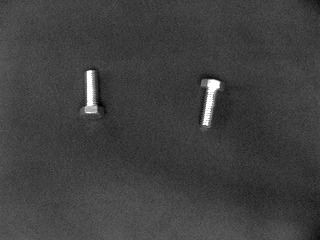
#> input picture img/img1.jpg, 320 x 240 px, found by its file name; its folder holds only this picture in this run
$ python Practica1.py
#> lines starting #> are read from the running program, lines starting #| are printed output that depends on the picture; after the words box and inside, x2 and y2 are one past the last pixel; in counts of white or black regions, pixels touching at a corner belong together
import cv2
import matplotlib.pyplot as plt
import numpy as np
from scipy.ndimage import label
from sklearn.neighbors import KNeighborsClassifier
from sklearn.naive_bayes import MultinomialNB
from scipy.spatial import distance
import os
def loadImage(numero):
    __path__ = 'C:\\Users\\User\\Desktop\\VA\\Vision-Artificial\\Parcial2\\img'
    img_path = f"{__path__}\\img{numero}.jpg"

    if cv2.imread(img_path) is not None:
        img = cv2.imread(img_path)
        return img
    else:
        print(f"La imagen {numero}.jpg no existe en la carpeta especificada.")
        return None

def binarize(img_array, umbral=128):
    _, img_binaria = cv2.threshold(img_array, umbral, 255, cv2.THRESH_BINARY)
    return img_binaria

def cleanImage(img_binaria):
    # Morphological opening Erod->Dilate
    kernel_e = np.ones((2, 2), np.uint8)
    kernel_di = np.ones((5, 5), np.uint8)
    erode_img = cv2.erode(img_binaria, kernel_e, iterations=1)
    clean_img = cv2.dilate(erode_img, kernel_di, iterations=1)
    return clean_img

def countObjects(matriz_binaria):
    # Etiqueta las regiones conectadas
    labeled_array, num_features = label(matriz_binaria)
    return labeled_array, num_features

def calculateAPC(clean_image):
    contours, _ = cv2.findContours(
        clean_image, cv2.RETR_EXTERNAL, cv2.CHAIN_APPROX_SIMPLE)
    object_areas = []
    object_perimeters = []
    object_centroids = []

    for contour in contours:
        area = cv2.contourArea(contour)
        object_areas.append(round(area, 2))

        perimeter = cv2.arcLength(contour, closed=True)
        object_perimeters.append(round(perimeter, 2))

        M = cv2.moments(contour)
        if M['m00'] != 0:
            cX = int(M['m10'] / M['m00'])
            cY = int(M['m01'] / M['m00'])
            object_centroids.append((cX, cY))

    return object_areas, object_perimeters, object_centroids

def extract_features(contours, centroids):
    features = []
    for i in range(len(contours)):
        contour = contours[i]
        area = cv2.contourArea(contour)
        perimeter = cv2.arcLength(contour, closed=True)
        centroid = centroids[i]
        features.append([area, perimeter, centroid[0], centroid[1]])
    return features

def train_max_probability_classifier(features, labels):
    max_probability_classifier = MultinomialNB()
    max_probability_classifier.fit(features, labels)
    return max_probability_classifier

def train_euclidean_classifier(features, labels):
    def euclidean_classifier(x, y):
        # Asigna la etiqueta del objeto según su posición en la lista de características
        return labels[features.index(x)]

    return euclidean_classifier, features

def mahalanobis_classifier(features, labels):
    class_means = {}
    class_covariance = {}

    # Calcular la media y covarianza de cada clase
    for label in set(labels):
        class_features = [features[i]
                          for i in range(len(features)) if labels[i] == label]
        class_means[label] = np.mean(class_features, axis=0)

        # Calcular la matriz de covarianza con regularización
        cov = np.cov(class_features, rowvar=False)
        reg_cov = cov + np.identity(cov.shape[0]) * 1e-6
        class_covariance[label] = reg_cov

    def mahalanobis_distance(x, mean, cov):
        x_minus_mean = x - mean
        cov_inv = np.linalg.inv(cov)
        return np.sqrt(np.dot(np.dot(x_minus_mean, cov_inv), x_minus_mean))

    def predict(sample):
        distances = {}
        for label, mean in class_means.items():
            distances[label] = mahalanobis_distance(
                sample, mean, class_covariance[label])
        return min(distances, key=distances.get)

    return predict

def train_knn_classifier(features, labels, min_neighbors=1, max_neighbors=10):
    num_objects = len(set(labels))
    n_neighbors = min(max(min_neighbors, num_objects), max_neighbors)

    knn_classifier = KNeighborsClassifier(n_neighbors=n_neighbors)
    knn_classifier.fit(features, labels)
    return knn_classifier

# [131 lines left out: functions showImages, showImagesEuclidean, showImagesMahalanobis, showImagesKNN, not called in this run]

def train_all_classifiers(features, labels):
    classifiers = []

    max_probability_classifier = train_max_probability_classifier(
        features, labels)
    classifiers.append(max_probability_classifier)

    euclidean_classifier, _ = train_euclidean_classifier(features, labels)
    classifiers.append(euclidean_classifier)

    mahalanobis_features = np.array(features)
    mahalanobis_predictor = mahalanobis_classifier(
        mahalanobis_features, labels)
    classifiers.append(mahalanobis_predictor)

    knn_classifier = train_knn_classifier(features, labels)
    classifiers.append(knn_classifier)

    return classifiers

def tornillostrain():
    numero_imagen = 1
    imagen = loadImage(numero_imagen)
#> in loadImage, img is the input picture: shape (240, 320, 3); min 0, max 255, mean 63.7

    if imagen is not None:
        img_gris = cv2.cvtColor(imagen, cv2.COLOR_BGR2GRAY)
        img_binaria = binarize(img_gris)
        cleaned_image = cleanImage(img_binaria)

        labeled_array, num_objects = countObjects(cleaned_image)

        obj_areas, obj_perimeters, obj_centroids = calculateAPC(cleaned_image)

        contours, _ = cv2.findContours(
            cleaned_image, cv2.RETR_EXTERNAL, cv2.CHAIN_APPROX_SIMPLE)
        features = extract_features(contours, obj_centroids)

        labels = [1] * len(contours)

        c1 = train_all_classifiers(features, labels)

        object_labels_max_probability = c1[0].predict(features)
        object_labels_euclidean = [c1[1](f1, f2)
                                   for f1 in features for f2 in features]
        object_labels_mahalanobis = [c1[2](f) for f in features]
        object_labels_knn = c1[3].predict(features)

        labelfinal = object_labels_euclidean, object_labels_mahalanobis, object_labels_euclidean, object_labels_max_probability

        object_names = {
            1: "tornillo",
        }

        print("\nEntrenar tortillos")
    return c1, features, labelfinal

def rondanatrain():
    numero_imagen = 5
    imagen = loadImage(numero_imagen)

    if imagen is not None:
        img_gris = cv2.cvtColor(imagen, cv2.COLOR_BGR2GRAY)
        img_binaria = binarize(img_gris)
        cleaned_image = cleanImage(img_binaria)

        labeled_array, num_objects = countObjects(cleaned_image)

        obj_areas, obj_perimeters, obj_centroids = calculateAPC(cleaned_image)

        contours, _ = cv2.findContours(
            cleaned_image, cv2.RETR_EXTERNAL, cv2.CHAIN_APPROX_SIMPLE)
        features = extract_features(contours, obj_centroids)
        labels = [1] * len(contours)

        c2 = train_all_classifiers(features, labels)

        object_labels_max_probability = c2[0].predict(features)
        object_labels_euclidean = [c2[1](f1, f2)
                                   for f1 in features for f2 in features]
        object_labels_mahalanobis = [c2[2](f) for f in features]
        object_labels_knn = c2[3].predict(features)

        labelfinal = object_labels_euclidean, object_labels_mahalanobis, object_labels_euclidean, object_labels_max_probability

        object_names = {
            1: "rondana",
        }

        print("\nEntrenar rondanas")


    return c2, features, labelfinal

# [130 lines left out: functions alcayatatrain, armellastrain, colapatotrain, predict_by_feature_comparison, not called in this run]

def classify_objects(object_names):

    # Entrenar clasificadores y obtener características y etiquetas para cada tipo de objeto
    c1, features_tornillo, labels_tornillo = tornillostrain()
#> in binarize, `_, img_binaria = cv2.threshold(img_array, umbral, 255, cv2.THRESH_BINA..`:
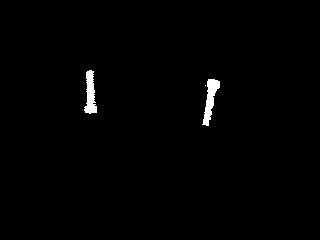
#> img_binaria: shape (240, 320); 0.96% white; 3 white regions (1 under 20 px), largest, box (x1, y1, x2, y2) and area: (202, 79, 220, 126) 385, (84, 70, 97, 114) 355
#> in cleanImage, `erode_img = cv2.erode(img_binaria, kernel_e, iterations=1)`:
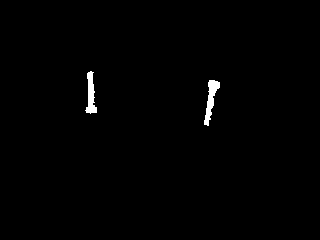
#> erode_img: shape (240, 320); 0.77% white; 2 white regions, box (x1, y1, x2, y2) and area: (204, 80, 220, 126) 315, (85, 71, 97, 114) 279
#> in cleanImage, `clean_img = cv2.dilate(erode_img, kernel_di, iterations=1)`:
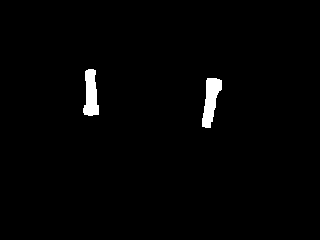
#> clean_img: shape (240, 320); 1.5% white; 2 white regions
#> in countObjects, `labeled_array, num_features = label(matriz_binaria)`: labeled_array: shape (240, 320) int32; 3 distinct labels, from 0 to 2
#> in countObjects, `labeled_array, num_features = label(matriz_binaria)`: num_features = 2
#> in calculateAPC, `contours, _ = cv2.findContours( clean_image, cv2.RETR_EXTERNAL, cv2.CH..`: contours = 2 contours; box (x1, y1, x2, y2) and area: (202, 78, 222, 128) 532, (83, 69, 99, 116) 478
#> the loop in calculateAPC, `for contour in contours:` made 2 passes
#> (area, perimeter, cX, cY) on passes 1 to 2: (532.5, 126, 210, 99), (477.5, 118.4, 90, 93)
#> after the loop in calculateAPC, `for contour in contours:`: object_areas = [532.5, 477.5]; object_centroids = [(210, 99), (90, 93)]; object_perimeters = [126, 118.4]
#> in tornillostrain, `obj_areas, obj_perimeters, obj_centroids = calculateAPC(cleaned_image)`: obj_areas = [532.5, 477.5]; obj_perimeters = [126, 118.4]; obj_centroids = [(210, 99), (90, 93)]
#> the loop in extract_features, `for i in range(len(contours)):` made 2 passes
#> after the loop in extract_features, `for i in range(len(contours)):`: features = [[532.5, 126, 210, 99], [477.5, 118.4, 90, 93]]
#> in tornillostrain, `labels = [1] * len(contours)`: labels = [1, 1]
#> in train_all_classifiers, `mahalanobis_features = np.array(features)`: mahalanobis_features = [[532.5, 126, 210, 99], [477.5, 118.4, 90, 93]]
#> the loop in mahalanobis_classifier, `for label in set(labels):` made 1 pass
#> class_features on pass 1: [[532.5, 126, 210, 99], [477.5, 118.4, 90, 93]]
#> after the loop in mahalanobis_classifier, `for label in set(labels):`: class_covariance = {1: [[1512.5, 210.6, 3300, 165], [210.6, 29.31, 459.4, 22.97], [3300, 459.4, 7200, 360], [165, 22.97, 360, 18]]}; class_means = {1: [505, 122.2, 150, 96]}
#> in train_knn_classifier, `num_objects = len(set(labels))`: num_objects = 1
#> in tornillostrain, `c1 = train_all_classifiers(features, labels)`: c1 = 4 items
#> in tornillostrain, `object_labels_max_probability = c1[0].predict(features)`: object_labels_max_probability = [1, 1]
#> in tornillostrain, `object_labels_euclidean = [c1[1](f1, f2) for f1 in features for f2 in ..`: object_labels_euclidean = [1, 1, 1, 1]
#> the loop in predict, `for label, mean in class_means.items():` made 1 pass
#> (label, mean, x_minus_mean in mahalanobis_distance) on pass 1: (1, [505, 122.2, 150, 96], [27.5, 3.83, 60, 3])
#> after the loop in predict, `for label, mean in class_means.items():`: distances = {1: 0.707}
#> the loop in predict (call 2), `for label, mean in class_means.items():` made 1 pass
#> (label, mean, x_minus_mean in mahalanobis_distance) on pass 1: (1, [505, 122.2, 150, 96], [-27.5, -3.83, -60, -3])
#> in tornillostrain, `object_labels_mahalanobis = [c1[2](f) for f in features]`: object_labels_mahalanobis = [1, 1]
#> in tornillostrain, `labelfinal = object_labels_euclidean, object_labels_mahalanobis, objec..`: labelfinal = ([1, 1, 1, 1], [1, 1], [1, 1, 1, 1], [1, 1])
    c2, features_rondana, labels_rondana = rondanatrain()
    c3, features_alcayata, labels_alcayata = alcayatatrain()
    c4, features_armellas, labels_armellas = armellastrain()
    c5, features_colapato, labels_colapato = colapatotrain()

    reference_features = {
        1: features_tornillo,
        2: features_rondana,
        3: features_alcayata,
        4: features_armellas,
        5: features_colapato,
    }

    while True:
        numero_imagen = int(input("¿Qué imagen deseas ver?: "))
        # Si es la imagen 100 o superior, asigna 'Desconocido'
        if numero_imagen > 100:
            object_predictions = ['Desconocido']
            print("El objeto es desconocido esta fuera del contexto")
            exit()

        imagen = loadImage(numero_imagen)

        if imagen is not None:
            img_gris = cv2.cvtColor(imagen, cv2.COLOR_BGR2GRAY)
            img_binaria = binarize(img_gris)
            cleaned_image = cleanImage(img_binaria)

            labeled_array, num_objects = countObjects(cleaned_image)

            obj_areas, obj_perimeters, obj_centroids = calculateAPC(
                cleaned_image)

            print(f"Hay {num_objects} objetos en la imagen.")

            # Encuentra los contornos en la imagen
            contours, _ = cv2.findContours(
                cleaned_image, cv2.RETR_EXTERNAL, cv2.CHAIN_APPROX_SIMPLE)

            # Extrae características de los objetos en la imagen
            features = extract_features(contours, obj_centroids)

            # Predice los objetos usando los clasificadores de referencia
            object_predictions = predict_by_feature_comparison(
                features, reference_features, object_names)

            # Imprime las predicciones
            for prediction in object_predictions:
                if prediction not in object_names.values():
                    print("Objeto Desconocido")
                else:
                    print(prediction)

            repeticion = {}

            for prediction, count in repeticion.items():
                    print(f"{prediction}: {count} veces")

            for prediction in object_predictions:
                if prediction in repeticion:
                    repeticion[prediction] += 1
                else:
                    repeticion[prediction] = 1

            max_item = sorted(repeticion.items(), key=lambda x:x[1], reverse=True)
            print(dict(max_item))

            for i, centroid in enumerate(obj_centroids):
                cX, cY = centroid
                label = object_predictions[i]
                cv2.circle(imagen, (cX, cY), 5, (255, 0, 0), -1)
                cv2.putText(imagen, label, (cX - 25, cY - 25),
                            cv2.FONT_HERSHEY_SIMPLEX, 0.5, (255, 0, 0), 2)

            # Mostrar la imagen
            cv2.imshow("Imagen Final", imagen)
            cv2.waitKey(0)
            cv2.destroyAllWindows()

            searchObjects_classified(max_item, object_names)


        continuar = input("¿Quieres ver otra imagen? (si/no): ")
        if continuar.lower() != 'si':
            print("¡Hasta luego!")
            break

# [171 lines left out: functions searchObjects, searchObjects_classified, not called in this run]

def main():
    # Ruta al directorio que contiene las imágenes
    directorio = 'C:\\Users\\User\\Desktop\\VA\\Vision-Artificial\\Parcial2\\img'

    # Recorre todas las imágenes en el directorio
    for i, nombre_archivo in enumerate(os.listdir(directorio)):
       if nombre_archivo.endswith('.jpg'):  # Filtra por extensión (puedes cambiarla)
           nuevo_nombre = f'img{i+1}.jpg'
           os.rename(os.path.join(directorio, nombre_archivo), os.path.join(directorio, nuevo_nombre))

    object_names = {
        1: 'Tornillo',
        2: 'Rondana',
        3: 'Alcayata',
        4: 'Armella',
        5: 'Colapato',
    }

    while True:
        classify_objects(object_names)
#> in classify_objects, `c1, features_tornillo, labels_tornillo = tornillostrain()`: c1 = 4 items; features_tornillo = [[532.5, 126, 210, 99], [477.5, 118.4, 90, 93]]; labels_tornillo = ([1, 1, 1, 1], [1, 1], [1, 1, 1, 1], [1, 1])
        print("Bye!")
        break

if __name__ == "__main__":
#> (the run stopped early here; a loop or call above may not have finished)
